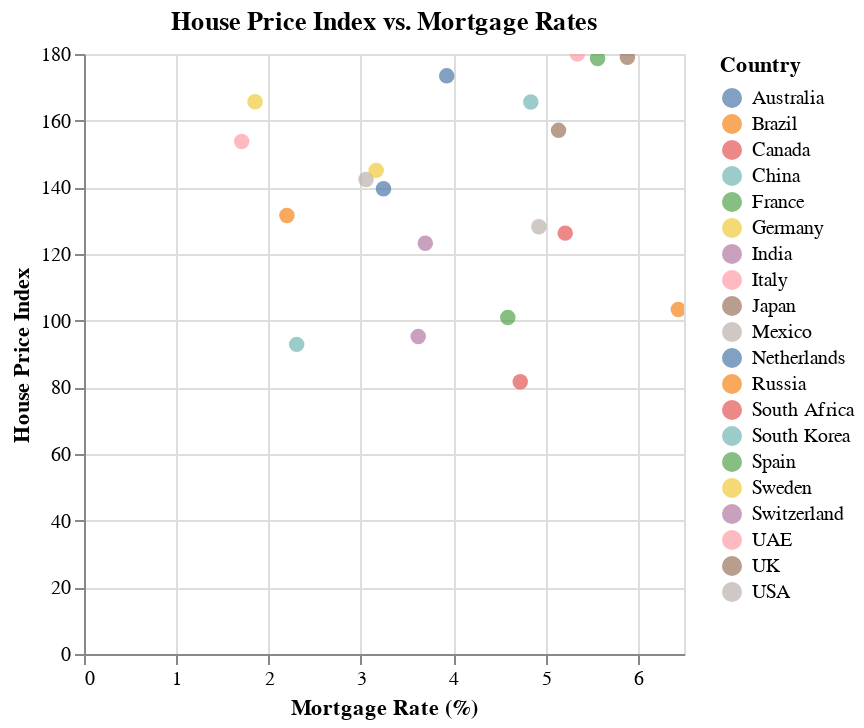

Notebook code cell kept with this figure:
### Code cell
alt.Chart(df[df['Year'] == latest_year]).mark_circle(size=60).encode(
    x='Mortgage Rate (%):Q',
    y='House Price Index:Q',
    color='Country:N',
    tooltip=['Country', 'House Price Index', 'Mortgage Rate (%)']
).properties(
    title='House Price Index vs. Mortgage Rates'
).interactive()

### Figure 1 — Vega-Lite specification as saved in the notebook (floating-point values rounded to 4 significant figures)
{"config": {"view": {"continuousWidth": 300, "continuousHeight": 300}}, "data": {"name": "data-b3ed784ab5bd93d1c35975287846a07c"}, "mark": {"type": "circle", "size": 60}, "encoding": {"color": {"field": "Country", "type": "nominal"}, "tooltip": [{"field": "Country", "type": "nominal"}, {"field": "House Price Index", "type": "quantitative"}, {"field": "Mortgage Rate (%)", "type": "quantitative"}], "x": {"field": "Mortgage Rate (%)", "type": "quantitative"}, "y": {"field": "House Price Index", "type": "quantitative"}}, "params": [{"name": "param_2", "select": {"type": "interval", "encodings": ["x", "y"]}, "bind": "scales"}], "title": "House Price Index vs. Mortgage Rates", "$schema": "https://vega.github.io/schema/vega-lite/v5.20.1.json", "datasets": {"data-b3ed784ab5bd93d1c35975287846a07c": [{"Country": "USA", "Year": 2024, "House Price Index": 142.3, "Rent Index": 73.16, "Affordability Ratio": 3.572, "Mortgage Rate (%)": 3.055, "Inflation Rate (%)": 2.614, "GDP Growth (%)": 3.837, "Population Growth (%)": 1.231, "Urbanization Rate (%)": 86.62, "Construction Index": 107.8}, {"Country": "Canada", "Year": 2024, "House Price Index": 81.66, "Rent Index": 85.85, "Affordability Ratio": 5.038, "Mortgage Rate (%)": 4.726, "Inflation Rate (%)": 1.633, "GDP Growth (%)": 3.528, "Population Growth (%)": 0.3536, "Urbanization Rate (%)": 88.1, "Construction Index": 81.0}, {"Country": "UK", "Year": 2024, "House Price Index": 179.0, "Rent Index": 59.81, "Affordability Ratio": 7.665, "Mortgage Rate (%)": 5.887, "Inflation Rate (%)": 5.315, "GDP Growth (%)": 3.576, "Population Growth (%)": 1.459, "Urbanization Rate (%)": 70.78, "Construction Index": 93.49}, {"Country": "Germany", "Year": 2024, "House Price Index": 165.6, "Rent Index": 96.11, "Affordability Ratio": 4.466, "Mortgage Rate (%)": 1.853, "Inflation Rate (%)": 4.676, "GDP Growth (%)": -1.788, "Population Growth (%)": 1.05, "Urbanization Rate (%)": 88.21, "Construction Index": 116.0}, {"Country": "France", "Year": 2024, "House Price Index": 178.7, "Rent Index": 76.2, "Affordability Ratio": 6.336, "Mortgage Rate (%)": 5.564, "Inflation Rate (%)": 6.657, "GDP Growth (%)": 5.888, "Population Growth (%)": 1.637, "Urbanization Rate (%)": 71.29, "Construction Index": 76.68}, {"Country": "Italy", "Year": 2024, "House Price Index": 180.0, "Rent Index": 119.8, "Affordability Ratio": 7.999, "Mortgage Rate (%)": 5.345, "Inflation Rate (%)": 6.641, "GDP Growth (%)": 4.797, "Population Growth (%)": -0.1343, "Urbanization Rate (%)": 73.52, "Construction Index": 80.33}, {"Country": "Spain", "Year": 2024, "House Price Index": 100.9, "Rent Index": 75.93, "Affordability Ratio": 7.361, "Mortgage Rate (%)": 4.591, "Inflation Rate (%)": 2.898, "GDP Growth (%)": 1.7, "Population Growth (%)": 1.616, "Urbanization Rate (%)": 61.1, "Construction Index": 90.19}, {"Country": "Australia", "Year": 2024, "House Price Index": 139.6, "Rent Index": 83.01, "Affordability Ratio": 6.707, "Mortgage Rate (%)": 3.244, "Inflation Rate (%)": 6.542, "GDP Growth (%)": 4.645, "Population Growth (%)": 2.378, "Urbanization Rate (%)": 63.73, "Construction Index": 128.5}, {"Country": "India", "Year": 2024, "House Price Index": 95.25, "Rent Index": 90.34, "Affordability Ratio": 8.46, "Mortgage Rate (%)": 3.621, "Inflation Rate (%)": 5.287, "GDP Growth (%)": 5.475, "Population Growth (%)": 2.239, "Urbanization Rate (%)": 73.53, "Construction Index": 79.06}, {"Country": "China", "Year": 2024, "House Price Index": 165.6, "Rent Index": 108.1, "Affordability Ratio": 6.575, "Mortgage Rate (%)": 4.84, "Inflation Rate (%)": 1.832, "GDP Growth (%)": 0.3452, "Population Growth (%)": 2.137, "Urbanization Rate (%)": 60.39, "Construction Index": 76.84}, {"Country": "Japan", "Year": 2024, "House Price Index": 157.1, "Rent Index": 57.46, "Affordability Ratio": 3.676, "Mortgage Rate (%)": 5.141, "Inflation Rate (%)": 3.721, "GDP Growth (%)": 3.507, "Population Growth (%)": 0.5219, "Urbanization Rate (%)": 67.39, "Construction Index": 135.5}, {"Country": "Brazil", "Year": 2024, "House Price Index": 103.4, "Rent Index": 52.95, "Affordability Ratio": 3.161, "Mortgage Rate (%)": 6.439, "Inflation Rate (%)": 3.281, "GDP Growth (%)": 1.075, "Population Growth (%)": 1.379, "Urbanization Rate (%)": 66.55, "Construction Index": 146.0}, {"Country": "South Korea", "Year": 2024, "House Price Index": 92.89, "Rent Index": 73.46, "Affordability Ratio": 9.692, "Mortgage Rate (%)": 2.304, "Inflation Rate (%)": 5.817, "GDP Growth (%)": 4.657, "Population Growth (%)": 0.7761, "Urbanization Rate (%)": 60.19, "Construction Index": 92.96}, {"Country": "Mexico", "Year": 2024, "House Price Index": 128.2, "Rent Index": 58.21, "Affordability Ratio": 4.127, "Mortgage Rate (%)": 4.928, "Inflation Rate (%)": 3.297, "GDP Growth (%)": -0.3958, "Population Growth (%)": 0.7206, "Urbanization Rate (%)": 61.93, "Construction Index": 116.6}, {"Country": "South Africa", "Year": 2024, "House Price Index": 126.3, "Rent Index": 110.8, "Affordability Ratio": 9.545, "Mortgage Rate (%)": 5.214, "Inflation Rate (%)": 3.266, "GDP Growth (%)": 0.7675, "Population Growth (%)": 0.2986, "Urbanization Rate (%)": 89.63, "Construction Index": 73.21}, {"Country": "Russia", "Year": 2024, "House Price Index": 131.6, "Rent Index": 84.22, "Affordability Ratio": 9.002, "Mortgage Rate (%)": 2.198, "Inflation Rate (%)": 0.6948, "GDP Growth (%)": 0.4634, "Population Growth (%)": 1.466, "Urbanization Rate (%)": 66.06, "Construction Index": 123.9}, {"Country": "Netherlands", "Year": 2024, "House Price Index": 173.4, "Rent Index": 74.61, "Affordability Ratio": 3.913, "Mortgage Rate (%)": 3.929, "Inflation Rate (%)": 2.169, "GDP Growth (%)": 0.279, "Population Growth (%)": 0.07551, "Urbanization Rate (%)": 84.09, "Construction Index": 113.1}, {"Country": "Sweden", "Year": 2024, "House Price Index": 145.1, "Rent Index": 87.31, "Affordability Ratio": 5.919, "Mortgage Rate (%)": 3.165, "Inflation Rate (%)": 4.852, "GDP Growth (%)": 5.953, "Population Growth (%)": 1.316, "Urbanization Rate (%)": 76.73, "Construction Index": 128.5}, {"Country": "Switzerland", "Year": 2024, "House Price Index": 123.2, "Rent Index": 71.83, "Affordability Ratio": 7.555, "Mortgage Rate (%)": 3.698, "Inflation Rate (%)": 1.187, "GDP Growth (%)": 3.127, "Population Growth (%)": -0.2439, "Urbanization Rate (%)": 78.59, "Construction Index": 122.0}, {"Country": "UAE", "Year": 2024, "House Price Index": 153.7, "Rent Index": 85.86, "Affordability Ratio": 9.122, "Mortgage Rate (%)": 1.708, "Inflation Rate (%)": 1.051, "GDP Growth (%)": 3.731, "Population Growth (%)": -0.7477, "Urbanization Rate (%)": 62.14, "Construction Index": 70.97}]}}
